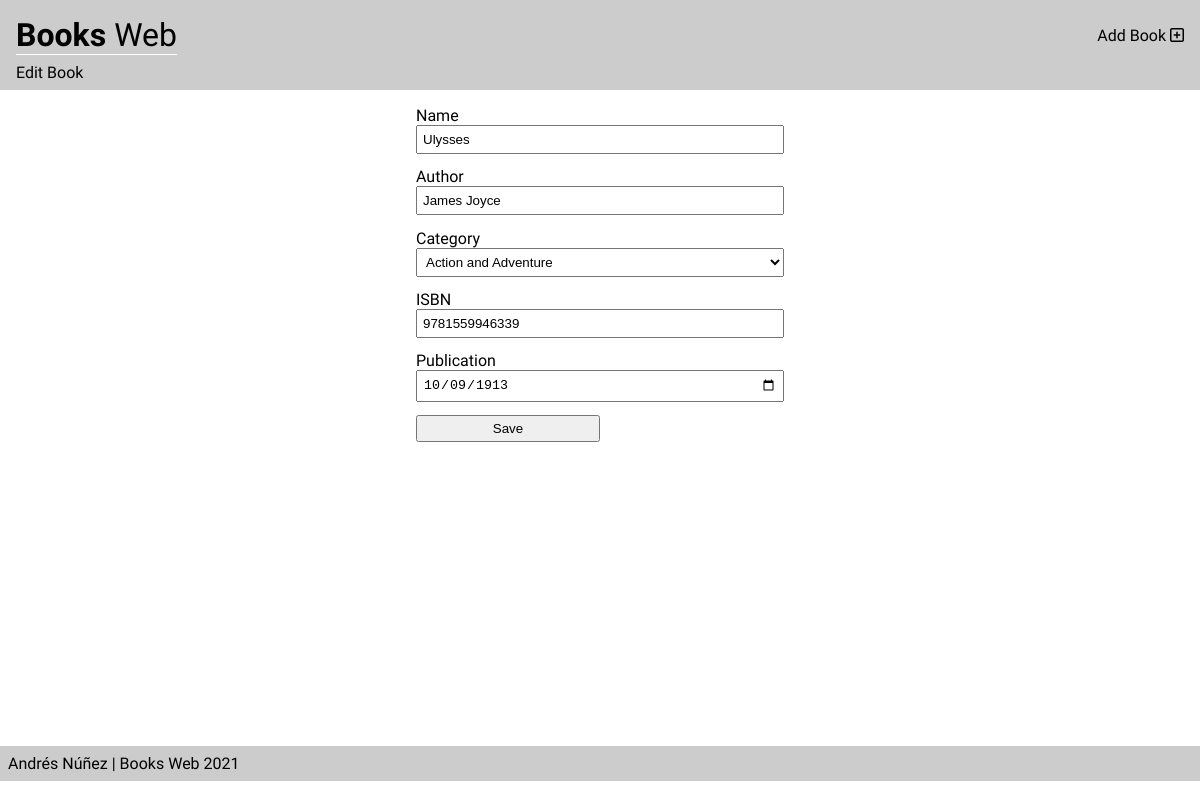
Page /edit/9781559946339 on the committed database.
### bookswebAPI/models.py (models this page shows)
class Book(models.Model):
    name = models.CharField(max_length=50, null=True)
    author_name = models.CharField(max_length=50, null=True)
    action_adventure = 'AA'
    classics = 'CL'
    comic = 'CM'
    detective_mystery = 'DM'
    fantasy = 'FT'
    category_choices = [
        (action_adventure,'Action and Adventure'),
        (classics, 'Classics'),
        (comic, 'Comic Book'),
        (detective_mystery, 'Detective and Mystery'),
        (fantasy, 'Fantasy'),
    ]
    category = models.CharField(
        max_length=2,
        choices=category_choices,
        default=classics,
        )
    isbn = models.CharField(max_length=13, null=True)
    publication_date = models.DateField(max_length=20, default=timezone.now())

### bookviewer/views.py (the view)
# urls.py: path('edit/<int:isbn>', edit_book, name="editbook"),
def edit_book(request, isbn):
    book = list(Book.objects.filter(isbn=isbn).values())[0]
    date = str(book['publication_date'])
    print(book)
    return render(request, 'edit_book.html',{
        'book': book,
        'date': date,
    })

### bookviewer/templates/edit_book.html (shortened to what this page needs)
{% extends 'layout.html' %}
{% block subtitle %}
Edit Book
{% endblock %}
{% block content %}
<div class="form__container">
<form class="form" action="{% url 'updatebook' isbn=book.isbn  %}" method="POST">
    <label for="name">Name</label>
    <input class="form-field" id="name" name="name" value="{{ book.name }}"></input>
    <label for="author_name" >Author</label>
    <input class="form-field" id="author_name" name="author_name" value="{{ book.author_name }}"></input>
    <label for="category">Category</label>
    <select class="form-field" name="category" name="category" value="{{ book.category }}">
        <option value="AA">Action and Adventure</option>
    </select>
    <label for="isbn">ISBN</label>
    <input class="form-field" id="isbn" name="isbn" value="{{ book.isbn }}"></input>
    <label for="publication_date">Publication</label>
    <input type="date" class="form-field" id="publication_date" name="publication_date" value="{{ date }}"></input>
    <input class="form-submit" type="submit" value="Save"/>
</form>
</div>
{% endblock %}

### bookviewer/static/css/styles.css (style rules this page uses)
* { margin: 0; padding: 0; box-sizing: border-box; }
:root { --main-bg-color: #CCC; --fg-danger-color: #BB2124; --fg-warning-color: #F0AD4E; }
body { font-family: 'Besley', serif; display: flex; flex-direction: column; }
.form__container { padding: 1em; width: 400px; height: 82vh; display: flex; justify-content: center; align-items: flex-start; }
.form { width: 100%; display: flex; flex-direction: column; }
.form-field { margin-bottom: 1em; padding: 5px; }
.form-submit { width: 50%; height:2em; }

### rows in the picture
Book: name "Ulysses", author_name "James Joyce", category "Action and Adventure", isbn "9781559946339"
